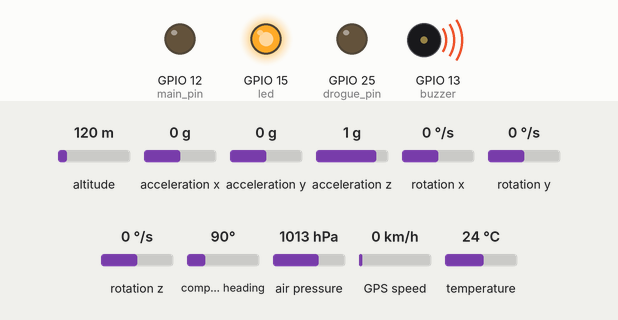
This sketch was run on a simulated ESP32. On the bench: output pins drawn as LEDs (lit = HIGH), buzzer (waves = sounding, pin HIGH). Inputs (shaded band) come from the test bench; at power-on: altitude 120 m, acceleration x 0 g, acceleration y 0 g, acceleration z 1 g, rotation x 0 °/s, rotation y 0 °/s, rotation z 0 °/s, compass heading 90°, air pressure 1013 hPa, GPS speed 0 km/h, temperature 24 °C. Storage starts empty; the GPS gets a fix after 3 s at 37.7749, -122.4194 with 8 satellites; the modem accepts every AT command (registered, SIM ready, sends succeed) and sends nothing else; what the sketch prints to the serial monitor is not drawn.

Above: at 3.1 s.
At 7.1 s:
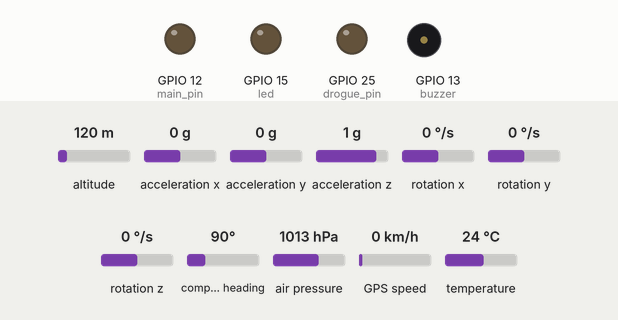
Timing chart, 0 to 8.6 s (numbered marks = the images above):
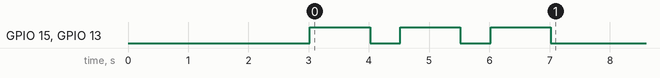

The sketch:

EndeavourCode.ino
```cpp
/*
Microcontroller - ESP Wroom 32

ESP Wroom 32
Vin = Battery +ve
Gnd = Battery -ve

BMP280
VCC = 3V3
GND = GND
SCL = GPIO22
SDA = GPIO21

MPU6050
VCC = 3V3
GND = GND
SCL = GPIO22
SDA = GPIO21

NEO GPS
VCC = 3V3
RX = GPIO2
TX = GPIO4
GND = GND

LORA
VCC = 3V3
RX = GPIO17
TX = GPIO16
Gnd = Gnd

SD Card Reader
CS = GPIO5
SCK = GPIO18
MOSI = GPIO23
MISO = GPIO19
VCC = 3V3
Gnd = Gnd

LED
Anode = GPIO15
Cathode = Gnd

Buzzer
Anode = GPIO13
Cathode = Gnd

TIP122 npn(Drouge)
Base = GPIO25
Collector = battery +ve
Emitter = Gnd

TIP122 npn(Main)
Base = GPIO12
Collector = battery +ve
Emitter = Gnd

*/

#include <SD.h>
#include <SPI.h>
#include <Adafruit_Sensor.h>
#include <Adafruit_BMP280.h>
#include <Adafruit_MPU6050.h>
#include <TinyGPSPlus.h>
#include <Wire.h>
#include <SoftwareSerial.h>

Adafruit_BMP280 bmp;
Adafruit_MPU6050 mpu;
TinyGPSPlus gps;
File myFile,myFile1;
TaskHandle_t task_loop1;
SoftwareSerial LORA(16,17);
SoftwareSerial GPS(4,2);

int buzzer=13,led=15,drogue_pin=25,main_pin=12,flag_drogue=0,flag_main=0;
const int CS=5,n=10;
String dataFile="/data.txt",logFile="/log.txt";
float pressure,curr_altitude=0,prev_altitude,temperature,acc_x,acc_y,acc_z,rot_x,rot_y,rot_z,latitude,longitude,avg=0,apogee,drogue_deployed,main_deployed,curr,prev,agl=0,main_altitude=1500;
bool flag_arm=false,flag_bmp=false,flag_mpu=false;


void esploop1(void* pvParameters){
  delay(15000);
  setup1();

  for(;;){
    loop1();
  }
}

void setup() {

  pinMode(drogue_pin,OUTPUT);
  pinMode(main_pin,OUTPUT);
  pinMode(buzzer,OUTPUT);
  pinMode(led,OUTPUT);

  digitalWrite(drogue_pin,LOW);
  digitalWrite(main_pin,LOW);
  digitalWrite(buzzer,LOW);
  digitalWrite(led,LOW);

  xTaskCreatePinnedToCore(esploop1,"loop1",10000,NULL,1,&task_loop1,!ARDUINO_RUNNING_CORE);
  LORA.begin(115200);
  GPS.begin(9600);

  delay(3000);

  if(SD.begin(CS)){
    digitalWrite(buzzer,HIGH);
    digitalWrite(led,HIGH);
    delay(1000);
    digitalWrite(led,LOW);
    digitalWrite(buzzer,LOW);
  }

  // if(SD.exists(dataFile)){
  //   SD.remove(dataFile);
  // }

  delay(500);

  // if(SD.exists(logFile)){
  //   SD.remove(logFile);
  // }

  if(bmp.begin(0x76)){
    flag_bmp=true;
    digitalWrite(buzzer,HIGH);
    digitalWrite(led,HIGH);
    delay(1000);
    digitalWrite(led,LOW);
    digitalWrite(buzzer,LOW);
  }

  delay(500);

  if(mpu.begin(0x68)){
    flag_mpu=true;
    digitalWrite(buzzer,HIGH);
    digitalWrite(led,HIGH);
    delay(1000);
    digitalWrite(led,LOW);
    digitalWrite(buzzer,LOW);
  }

  myFile=SD.open(dataFile,FILE_APPEND);

  if(myFile){
    myFile.println();
    myFile.println();
    myFile.println();
    myFile.println();
    myFile.close();
  }

  myFile1=SD.open(logFile,FILE_APPEND);

  if(myFile1){
    myFile1.println();
    myFile1.println();
    myFile1.println();
    myFile1.println();
    myFile1.println("Pressure(Pa),Altitude(ft),Temperature(C),Acceleration_x(m/s2),Acceleration_y(m/s2),Acceleration_z(m/s2),Rotation_x(deg),Rotation_y(deg),Rotation_z(deg),Latitude(deg),Longitude(deg)");
    myFile1.println();

    if(flag_bmp){
      myFile1.println("BMP initialised successfully!");
      myFile1.println();
    }
    else{
      myFile1.println("Error initialising BMP!");
    }

    if(flag_mpu){
      myFile1.println("MPU initialised successfully!");
      myFile1.println();
    }
    else{
      myFile1.println("Error initialising MPU!");
    }
    myFile1.close();
  }
}

void setup1(){
  AGL();
  while(!flag_arm){
    Serial.println("In setup1");
    if(curr_altitude>(agl+100)){
      flag_arm=true;
    }
    delay(50);
  }
}

void loop() {
  getBmpData();
  getMpuData();
  getGpsData();

  dataLog();
  lora();

  delay(50);
}

void loop1(){
  if(!flag_main){
    myFile1=SD.open(logFile,FILE_APPEND);
    if(!flag_drogue){
      apogee_func();
    }
    else if(flag_drogue){
      if(curr_altitude<=(agl+main_altitude)){
        myFile1.println("Trigger 3 triggered!");
        myFile1.println("Deploying main chute!");
        main_func();
      }
    }
    myFile1.close();
  }
  delay(200);
}

void AGL(){
  myFile1=SD.open(logFile,FILE_APPEND);
  for(int i=0;i<10;i++){
    agl+=curr_altitude;
    myFile1.println(agl);
    delay(500);
  }
  agl=agl/10;

  myFile1.print("AGL : ");
  myFile1.println(agl);
  myFile1.close();
}

void apogee_func(){
  if(curr_altitude<prev_altitude){
    apogee=prev_altitude;
    myFile1.print("Trigger 1 triggered at : ");
    myFile1.println(apogee); //apogee and not prev_altitude as it keeps changing continuously
    myFile1.println("Might be error, verifying trigger 2: ");
    curr=curr_altitude;
    prev=prev_altitude;
    for(int i=0;i<n;i++){
      avg=avg+(curr-prev);
      prev=curr;
      delay(200);
      curr=curr_altitude;
    }
    avg=avg/n;
    if(int(avg)<0){
      myFile1.println("Trigger 2 triggered!");
      myFile1.print("Apogee : ");
      myFile1.println(apogee);
      myFile1.println("Deploying drogue chute!");
      drogue_func();
    }
    else{
      avg=0;
    }
    myFile1.println();
  }
}

void drogue_func(){
  digitalWrite(drogue_pin,HIGH);
  digitalWrite(buzzer,HIGH);
  digitalWrite(led,HIGH);
  drogue_deployed=curr_altitude;
  myFile1.print("Drogue deployed at : ");
  myFile1.println(drogue_deployed);
  delay(7000);
  digitalWrite(led,LOW);
  digitalWrite(buzzer,LOW);
  digitalWrite(drogue_pin,LOW);
  flag_drogue=1;
}

void main_func(){
  digitalWrite(main_pin,HIGH);
  digitalWrite(buzzer,HIGH);
  digitalWrite(led,HIGH);
  main_deployed=curr_altitude;
  myFile1.print("Main deployed at : ");
  myFile1.println(main_deployed);
  delay(7000);
  digitalWrite(led,LOW);
  digitalWrite(buzzer,LOW);
  digitalWrite(main_pin,LOW);
  flag_main=1;
}

void getBmpData(){
  prev_altitude=curr_altitude;

  pressure=bmp.readPressure();
  curr_altitude=bmp.readAltitude()*3.28084;
  temperature=bmp.readTemperature();
}

void getMpuData(){
  sensors_event_t a,g,temp;
  mpu.getEvent(&a,&g,&temp);

  acc_x=a.acceleration.x * (-1);
  acc_y=a.acceleration.y;
  acc_z=a.acceleration.z;

  rot_x=g.gyro.x;
  rot_y=g.gyro.y;
  rot_z=g.gyro.z;
}

void getGpsData(){
  while(GPS.available()>0){
    if(gps.encode(GPS.read())){
      if(gps.location.isValid()){
        latitude=gps.location.lat();
        longitude=gps.location.lng();
      }
    }
  }
}

void dataLog(){
  myFile=SD.open(dataFile,FILE_APPEND);
  if(myFile){
    myFile.print(pressure);
    myFile.print(',');
    myFile.print(curr_altitude);
    myFile.print(',');
    myFile.print(temperature);
    myFile.print(',');
    myFile.print(acc_x);
    myFile.print(',');
    myFile.print(acc_y);
    myFile.print(',');
    myFile.print(acc_z);
    myFile.print(',');
    myFile.print(rot_x);
    myFile.print(',');
    myFile.print(rot_y);
    myFile.print(',');
    myFile.print(rot_z);
    myFile.print(',');
    myFile.print(latitude,6);
    myFile.print(',');
    myFile.println(longitude,6);

    myFile.close();
  }
}


void lora(){

  //String lora_values = String(latitude,6) +","+ String(longitude,6) +","+ String(flag_drogue) +","+ String(flag_main) +","+ String(curr_altitude);
  String lora_values = String(latitude,6) +","+ String(longitude,6) +","+ String(curr_altitude);

  String cmd = "AT+SEND=0,"+String(lora_values.length())+","+lora_values + "\r";
  LORA.println(cmd);

  while(LORA.available()){
    Serial.write(LORA.read());
  }
}
```
